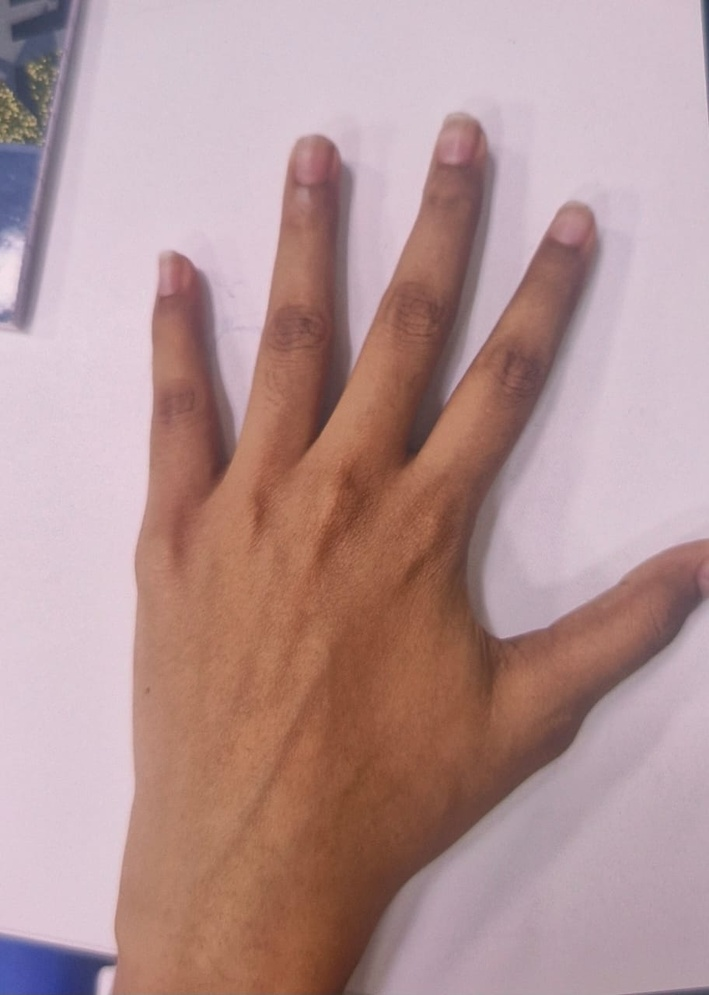
#> input picture backend/app/input/WhatsApp Image 2025-11-11 at 14.34.25_ce7d9d11.jpg, 709 x 995 px, shrunk from 912 x 1280 before the run
$ python -i feature_extractor.py   (imports and definitions only)
#> lines starting #> are read from the running program, lines starting #| are printed output that depends on the picture
#> further down, picture is the input picture: shape (995, 709, 3); mean B, G, R 149.1, 148.7, 179.9
# app/core/feature_extractor.py
import cv2, numpy as np, json
from scipy.fft import fft2

def extract_features(img):
    """Extract interpretable features: RGB ratios, LAB, FFT energy."""
    features = {}
    hsv = cv2.cvtColor(img, cv2.COLOR_BGR2HSV)
#> hsv: shape (995, 709, 3); mean H, S, V 102.5, 62.4, 180.9
    lab = cv2.cvtColor(img, cv2.COLOR_BGR2LAB)
#> lab: shape (995, 709, 3); mean of channels 0, 1, 2 163.7, 140.6, 133

    mean_r, mean_g, mean_b = np.mean(img[:,:,2]), np.mean(img[:,:,1]), np.mean(img[:,:,0])
#> mean_r = 179.9; mean_g = 148.7; mean_b = 149.1
    features["mean_R"], features["mean_G"], features["mean_B"] = float(mean_r), float(mean_g), float(mean_b)
    features["ratio_RB"] = float(mean_r / (mean_b + 1e-6))

    l,a,b = cv2.split(lab)
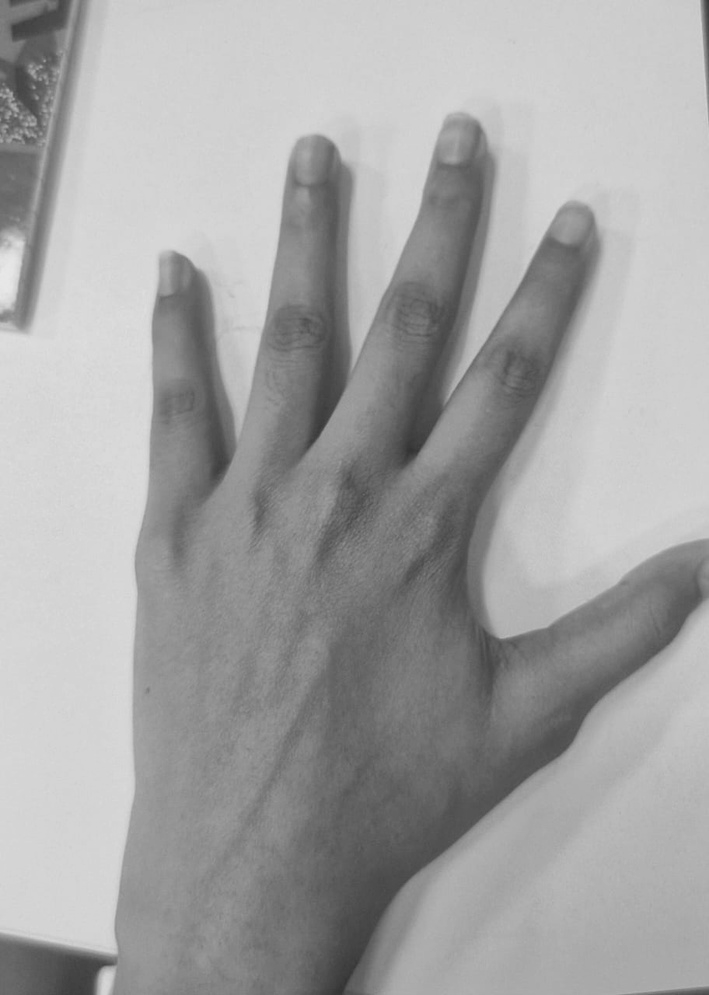
#> l: shape (995, 709); min 51, max 232, mean 163.7
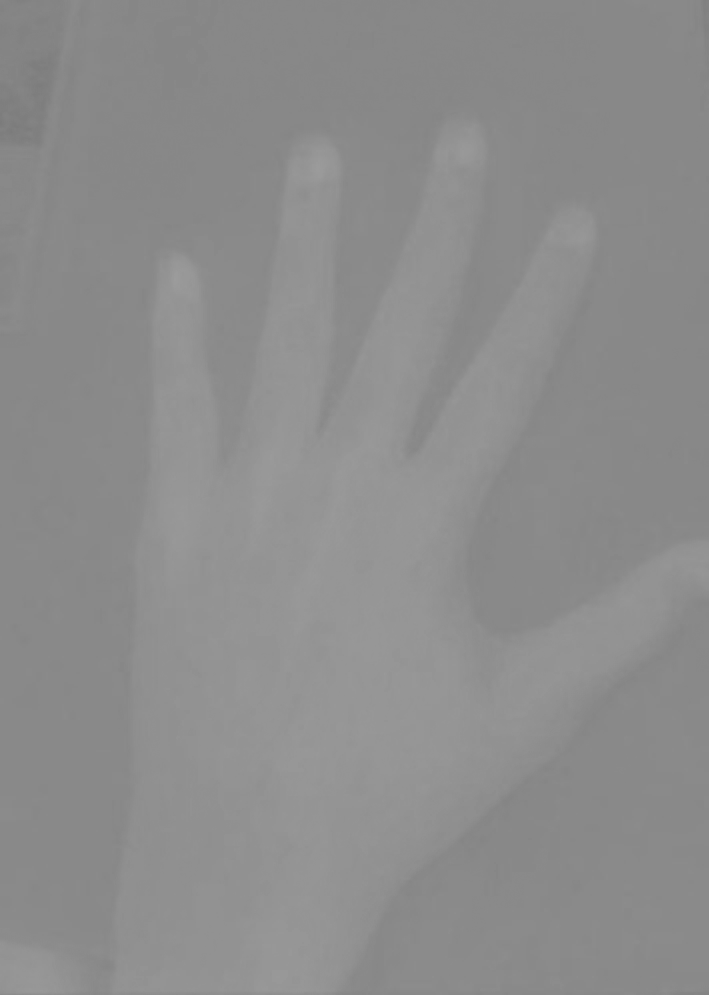
#> a: shape (995, 709); min 123, max 156, mean 140.6
    features["lab_L"], features["lab_a"], features["lab_b"] = float(np.mean(l)), float(np.mean(a)), float(np.mean(b))

    fft_vals = np.abs(fft2(cv2.cvtColor(img, cv2.COLOR_BGR2GRAY)))
    features["fft_mean"], features["fft_std"] = float(np.mean(fft_vals)), float(np.std(fft_vals))
    return features

def fuse_nail_features(rois, fusion_mode="median"):
    """Aggregates features from multiple nails."""
    all_feats = [extract_features(roi) for roi in rois]
    keys = all_feats[0].keys()
    fused = {}
    for k in keys:
        vals = [f[k] for f in all_feats]
        fused[k] = float(np.median(vals) if fusion_mode=="median" else np.mean(vals))
    return fused

>>> import cv2
>>> picture = cv2.imread('../input/WhatsApp Image 2025-11-11 at 14.34.25_ce7d9d11.jpg')
>>> result = extract_features(picture)
#> result = 9 items
